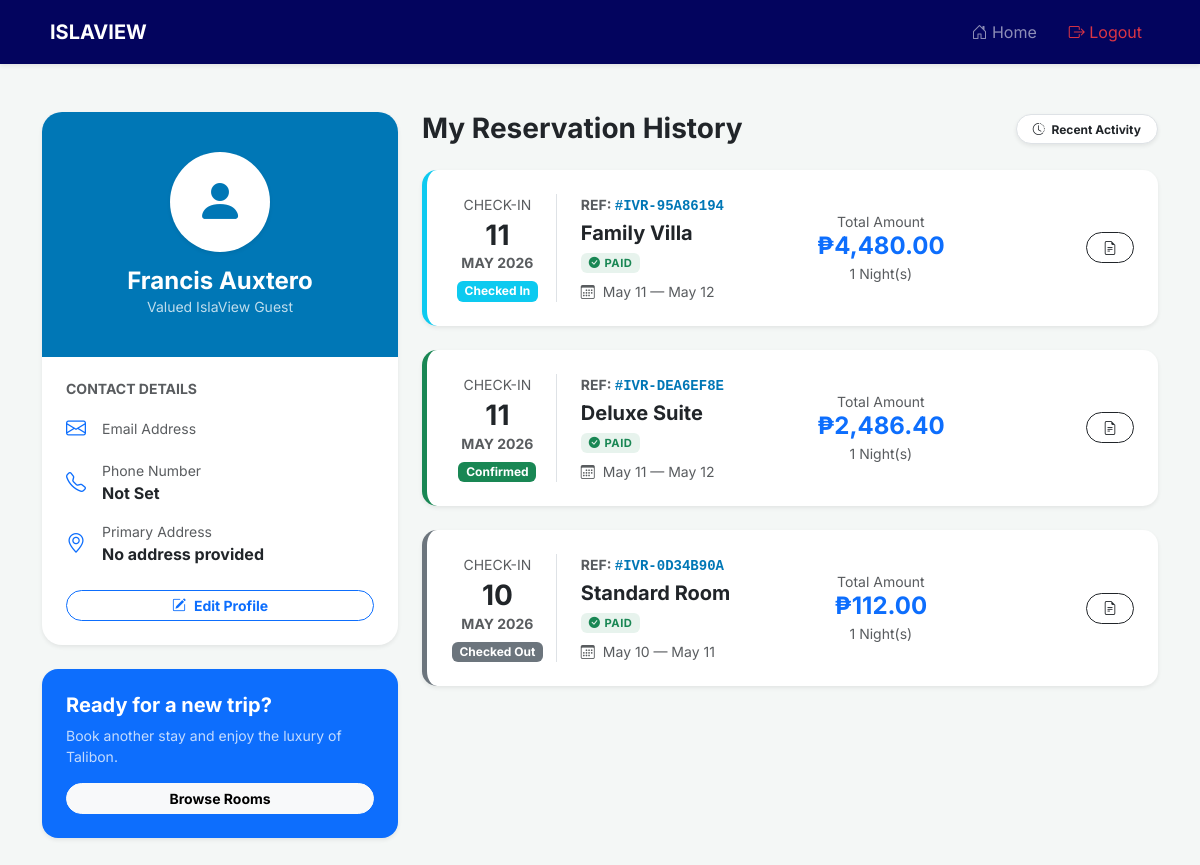
The app's page /my_bookings.php (signed in) with its own data.
### tables this page shows
CREATE TABLE `guests` (
  `guest_id` int(10) UNSIGNED NOT NULL,
  `user_id` int(10) UNSIGNED DEFAULT NULL,
  `first_name` varchar(80) NOT NULL,
  `last_name` varchar(80) NOT NULL,
  `email` varchar(191) DEFAULT NULL,
  `phone` varchar(20) DEFAULT NULL,
  `address` text DEFAULT NULL,
  `id_type` varchar(50) DEFAULT NULL,
  `id_number` varchar(100) DEFAULT NULL,
  `nationality` varchar(80) DEFAULT NULL,
  `date_of_birth` date DEFAULT NULL,
  `special_requests` text DEFAULT NULL,
  `notes` text DEFAULT NULL,
  `is_vip` tinyint(1) NOT NULL DEFAULT 0,
  `created_at` datetime NOT NULL DEFAULT current_timestamp()
);

CREATE TABLE `bookings` (
  `booking_id` int(10) UNSIGNED NOT NULL,
  `reference_code` varchar(20) NOT NULL,
  `guest_id` int(10) UNSIGNED NOT NULL,
  `room_id` smallint(5) UNSIGNED NOT NULL,
  `promo_id` int(10) UNSIGNED DEFAULT NULL,
  `booked_by` int(10) UNSIGNED DEFAULT NULL,
  `check_in_date` date NOT NULL,
  `check_out_date` date NOT NULL,
  `num_adults` tinyint(3) UNSIGNED NOT NULL DEFAULT 1,
  `num_children` tinyint(3) UNSIGNED NOT NULL DEFAULT 0,
  `nights` tinyint(3) UNSIGNED NOT NULL,
  `base_amount` decimal(10,2) NOT NULL,
  `discount_amount` decimal(10,2) NOT NULL DEFAULT 0.00,
  `tax_amount` decimal(10,2) NOT NULL DEFAULT 0.00,
  `total_amount` decimal(10,2) NOT NULL,
  `status` enum('pending','confirmed','checked_in','checked_out','cancelled','no_show') NOT NULL DEFAULT 'pending',
  `booking_source` enum('online','walk_in','phone','agent') NOT NULL DEFAULT 'online',
  `special_requests` text DEFAULT NULL,
  `internal_notes` text DEFAULT NULL,
  `early_checkin` tinyint(1) NOT NULL DEFAULT 0,
  `late_checkout` tinyint(1) NOT NULL DEFAULT 0,
  `early_checkin_fee` decimal(10,2) NOT NULL DEFAULT 0.00,
  `late_checkout_fee` decimal(10,2) NOT NULL DEFAULT 0.00,
  `cancelled_at` datetime DEFAULT NULL,
  `cancel_reason` text DEFAULT NULL,
  `created_at` datetime NOT NULL DEFAULT current_timestamp(),
  `updated_at` datetime NOT NULL DEFAULT current_timestamp() ON UPDATE current_timestamp()
);

CREATE TABLE `room_types` (
  `room_type_id` smallint(5) UNSIGNED NOT NULL,
  `type_name` varchar(100) NOT NULL,
  `description` text DEFAULT NULL,
  `max_occupancy` tinyint(3) UNSIGNED NOT NULL DEFAULT 2,
  `base_price` decimal(10,2) NOT NULL,
  `is_active` tinyint(1) NOT NULL DEFAULT 1
);

### my_bookings.php (the view, shortened to what this page needs)
<?php
include 'config/db.php';
$user_id = $_SESSION['user_id'];
$user_query = "SELECT u.email, g.* FROM users u
               JOIN guests g ON u.user_id = g.user_id
               WHERE u.user_id = '$user_id' LIMIT 1";
$user_res = $conn->query($user_query);
$profile = $user_res->fetch_assoc();
$guest_id = $profile['guest_id'] ?? 0;
?>
<!DOCTYPE html>
<html lang="en">
<head>
    <link href="https://cdn.jsdelivr.net/npm/bootstrap@5.3.0/dist/css/bootstrap.min.css" rel="stylesheet">
    <link rel="stylesheet" href="https://cdn.jsdelivr.net/npm/bootstrap-icons@1.11.1/font/bootstrap-icons.css">
</head>
<body>
<nav class="navbar navbar-expand-lg navbar-dark shadow-sm sticky-top">
    <div class="container">
        <a class="navbar-brand fw-bold" href="index.php">
            <i class="bi bi-islands me-2"></i>ISLAVIEW
        </a>
        <div class="collapse navbar-collapse">
            <ul class="navbar-nav ms-auto align-items-center">
                <li class="nav-item"><a class="nav-link px-3" href="index.php"><i class="bi bi-house-door"></i> Home</a></li>
                <li class="nav-item"><a class="nav-link px-3 text-danger" href="logout.php"><i class="bi bi-box-arrow-right"></i> Logout</a></li>
            </ul>
        </div>
    </div>
</nav>
<div class="container py-5">
    <div class="row g-4">
        <div class="col-lg-4">
            <div class="card profile-card shadow-sm border-0 mb-4">
                <div class="profile-header">
                    <div class="profile-avatar shadow-sm">
                        <i class="bi bi-person-fill"></i>
                    </div>
                    <h4 class="fw-bold mb-0"><?php echo htmlspecialchars($profile['first_name'] . ' ' . $profile['last_name']); ?></h4>
                    <p class="small opacity-75 mb-0">Valued IslaView Guest</p>
                </div>
                <div class="card-body p-4">
                    <h6 class="fw-bold text-uppercase small text-muted mb-3">Contact Details</h6>
                    <div class="d-flex align-items-center mb-3">
                        <i class="bi bi-envelope text-primary me-3 fs-5"></i>
                        <div>
                            <div class="small text-muted">Email Address</div>
                        </div>
                    </div>
                    <div class="d-flex align-items-center mb-3">
                        <i class="bi bi-telephone text-primary me-3 fs-5"></i>
                        <div>
                            <div class="small text-muted">Phone Number</div>
                            <div class="fw-bold"><?php echo htmlspecialchars($profile['phone'] ?: 'Not Set'); ?></div>
                        </div>
                    </div>
                    <div class="d-flex align-items-center mb-4">
                        <i class="bi bi-geo-alt text-primary me-3 fs-5"></i>
                        <div>
                            <div class="small text-muted">Primary Address</div>
                            <div class="fw-bold"><?php echo htmlspecialchars($profile['address'] ?: 'No address provided'); ?></div>
                        </div>
                    </div>
                    <button class="btn btn-outline-primary btn-sm w-100 rounded-pill fw-bold" onclick="alert('Update Profile feature coming soon!')">
                        <i class="bi bi-pencil-square me-2"></i>Edit Profile
                    </button>
                </div>
            </div>
            <div class="card border-0 shadow-sm rounded-4 p-4 bg-primary text-white">
                <h5 class="fw-bold">Ready for a new trip?</h5>
                <p class="small opacity-75">Book another stay and enjoy the luxury of Talibon.</p>
                <a href="index.php#rooms" class="btn btn-light btn-sm rounded-pill fw-bold px-4">Browse Rooms</a>
            </div>
        </div>
        <div class="col-lg-8">
            <div class="d-flex justify-content-between align-items-center mb-4">
                <h3 class="fw-bold text-dark m-0">My Reservation History</h3>
                <span class="badge bg-white text-dark border rounded-pill px-3 py-2 shadow-sm">
                    <i class="bi bi-clock-history me-1"></i> Recent Activity
                </span>
            </div>
            <?php
            $sql = "SELECT b.*, rt.type_name, r.room_number, p.status as payment_status
                    FROM bookings b
                    JOIN rooms r ON b.room_id = r.room_id
                    JOIN room_types rt ON r.room_type_id = rt.room_type_id
                    LEFT JOIN payments p ON b.booking_id = p.booking_id
                    WHERE b.guest_id = '$guest_id'
                    ORDER BY b.created_at DESC";
            $result = $conn->query($sql);
            if ($result && $result->num_rows > 0):
                while($row = $result->fetch_assoc()):
                    $status = $row['status'];
                    $pay_status = $row['payment_status'] ?? 'unpaid';
                    $card_class = "status-" . $status;
                    $badge_color = "bg-secondary";
                    if($status == 'confirmed') $badge_color = "bg-success";
                    if($status == 'checked_in') $badge_color = "bg-info text-white";
            ?>
                <div class="card booking-card shadow-sm mb-4 <?php echo $card_class; ?>">
                    <div class="card-body p-4">
                        <div class="row align-items-center">
                            <div class="col-lg-2 text-center border-end">
                                <div class="small text-muted text-uppercase mb-1">Check-in</div>
                                <h3 class="fw-bold mb-0"><?php echo date('d', strtotime($row['check_in_date'])); ?></h3>
                                <div class="text-uppercase small fw-bold text-muted"><?php echo date('M Y', strtotime($row['check_in_date'])); ?></div>
                                <span class="badge <?php echo $badge_color; ?> mt-2 text-capitalize"><?php echo str_replace('_', ' ', $status); ?></span>
                            </div>
                            <div class="col-lg-4 ps-lg-4 mt-3 mt-lg-0">
                                <div class="small text-muted text-uppercase fw-bold mb-1">
                                    Ref: <span class="ref-code">#<?php echo $row['reference_code']; ?></span>
                                </div>
                                <h5 class="fw-bold text-dark mb-1"><?php echo $row['type_name']; ?></h5>
                                <div class="mb-2">
                                    <?php if($pay_status == 'verified'): ?>
                                        <span class="badge bg-success bg-opacity-10 text-success payment-badge px-2 py-1 rounded">
                                            <i class="bi bi-check-circle-fill me-1"></i>PAID
                                        </span>
                                    <?php else: ?>
                                        <span class="badge bg-warning bg-opacity-10 text-warning payment-badge px-2 py-1 rounded">
                                            <i class="bi bi-clock-history me-1"></i>AWAITING PAYMENT
                                        </span>
                                    <?php endif; ?>
                                </div>
                                <p class="mb-0 text-muted small">
                                    <i class="bi bi-calendar3 me-2"></i><?php echo date('M d', strtotime($row['check_in_date'])); ?> — <?php echo date('M d', strtotime($row['check_out_date'])); ?>
                                </p>
                            </div>
                            <div class="col-lg-3 text-lg-center mt-3 mt-lg-0">
                                <div class="small text-muted">Total Amount</div>
                                <h4 class="fw-bold text-primary mb-0">₱<?php echo number_format($row['total_amount'], 2); ?></h4>
                                <small class="text-muted"><?php echo $row['nights']; ?> Night(s)</small>
                            </div>
                            <div class="col-lg-3 text-lg-end mt-3 mt-lg-0">
                                <div class="d-grid gap-2 d-md-block">
                                    <a href="view_itinerary.php?ref=<?php echo $row['reference_code']; ?>" class="btn btn-outline-dark btn-sm rounded-pill px-3 fw-bold">
                                        <i class="bi bi-file-earmark-text"></i>
                                    </a>
                                </div>
                            </div>
                        </div>
                    </div>
                </div>
            <?php
                endwhile;
            endif; ?>
        </div>
    </div>
</div>
</body>
</html>

### my_bookings.php (style rules this page uses)
:root { --primary-blue: #0077b6; --deep-ocean: #03045e; }
body { background-color: #f4f7f6; font-family: 'Inter', sans-serif; }
.navbar { background: var(--deep-ocean) !important; padding: 12px 0; }
.profile-card { background: white; border-radius: 20px; border: none; overflow: hidden; }
.profile-header { background: var(--primary-blue); padding: 40px 20px; text-align: center; color: white; }
.profile-avatar { width: 100px; height: 100px; background: white; color: var(--primary-blue); border-radius: 50%; display: flex; align-items: center; justify-content: center; font-size: 3rem; margin: 0 auto 15px; border: 4px solid rgba(255,255,255,0.3); }
.booking-card { border: none; border-radius: 15px; background: white; transition: 0.3s; border-left: 5px solid transparent; }
.status-confirmed { border-left-color: #198754; }
.status-checked_in { border-left-color: #0dcaf0; }
.status-checked_out { border-left-color: #6c757d; }
.ref-code { font-family: 'Courier New', Courier, monospace; font-weight: 700; color: var(--primary-blue); }
.payment-badge { font-size: 0.7rem; letter-spacing: 0.5px; font-weight: 700; }

### records on screen
guests: first_name+last_name "Francis Auxtero", phone "Not Set", address "No address provided"
bookings: check_in_date "11", check_in_date "MAY 2026", status "Checked In", reference_code "IVR-95A86194", room_types.type_name "Family Villa", check_in_date "May 11", check_out_date "May 12", total_amount "4,480.00", nights "1"
bookings: check_in_date "11", check_in_date "MAY 2026", status "Confirmed", reference_code "IVR-DEA6EF8E", room_types.type_name "Deluxe Suite", check_in_date "May 11", check_out_date "May 12", total_amount "2,486.40", nights "1"
bookings: check_in_date "10", check_in_date "MAY 2026", status "Checked Out", reference_code "IVR-0D34B90A", room_types.type_name "Standard Room", check_in_date "May 10", check_out_date "May 11", total_amount "112.00", nights "1"
